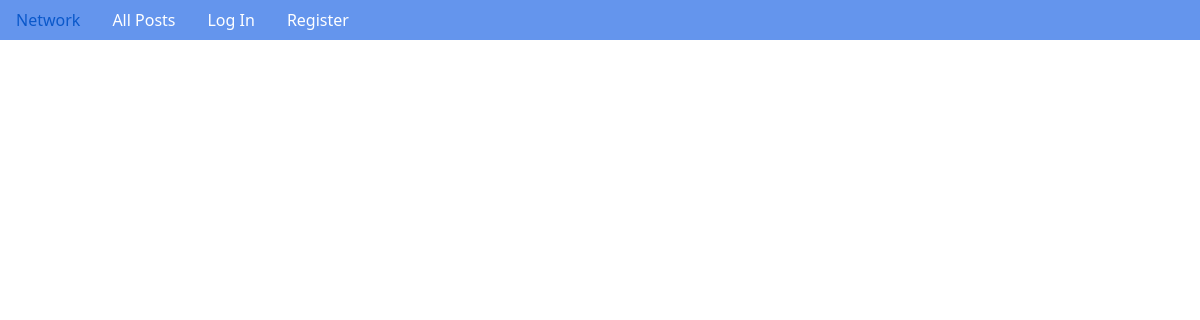
Before: /profile/2 (signed in) with the older database file.
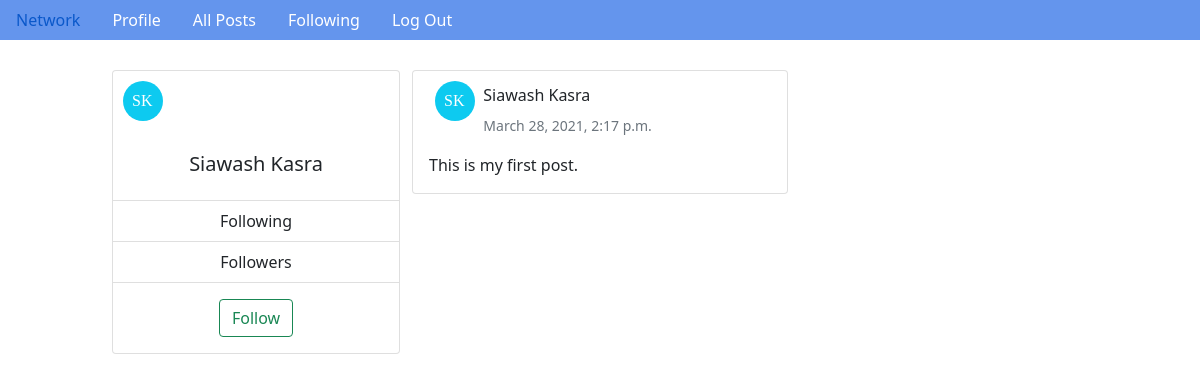
After: the same page with the newer database file.
### network/models.py (models this page shows, shortened)
class User(AbstractUser):
    first_name = models.CharField("First Name", max_length=200)
    last_name = models.CharField("Last Name", max_length=200)
    followers = models.ManyToManyField('self', related_name='followers',blank=True)
    following = models.ManyToManyField('self', related_name='following',blank=True)
    def get_initials(self):
        return self.first_name [:1] + self.last_name [:1]

class Post(models.Model):
    content = models.TextField("Content")
    user = models.ForeignKey(User, on_delete=models.CASCADE, related_name="User")
    timestamp = models.DateTimeField(auto_now_add=True)

### network/views.py (the view)
# urls.py: path("profile/<int:uid>", views.profile, name="profile"),
@login_required
def profile(request, uid):
    posts = Post.objects.filter(user_id=uid).order_by("-timestamp")
    user = User.objects.filter(id=uid).first()
    return render(request, "network/profile.html", {"user": user, "posts": posts})

### network/templates/network/profile.html (shortened to what this page needs)
{% extends "network/layout.html" %}
{% block body %}
<div class="container-fluid">
    <div class="row p-row">
        <div class="col-md-1">
        </div>
        {% if user %}
            <div class="col-md-3">
                <div class="card profile" style="width: 18rem;">
                    <div class="col-md-2">
                        <svg height="50" width="50">
                            <g>
                                <circle cx="30" cy="30" r="20" fill="#0dcaf0" text="Test"></circle>
                                <text x="19" y="35" font-family="Times" font-size="" fill="white">{{ user.get_initials }}</text>
                            </g>
                        </svg>
                    </div>
                    <div class="card-body">
                        <h5 class="card-title">{{ user.first_name}} {{ user.last_name }}</h5>
                    </div>
                    <ul class="list-group list-group-flush">
                        <li class="list-group-item">Following</li>
                        <li class="list-group-item">Followers</li>
                    </ul>
                    <div class="card-body">
                        <button type="button" class="btn btn-outline-success">Follow</button>
                    </div>
                </div>
            </div>
        {% endif %}
        <div class="col-md-4">
            {% if user.is_authenticated %}
                 {% for post in posts %}
                    <div class="card mb-3">
                        <div class="row g-0">
                            <div class="row">
                                <div class="col-md-2">
                                    <svg height="50" width="50">
                                        <g>
                                            <circle cx="30" cy="30" r="20" fill="#0dcaf0" text="Test"></circle>
                                            <text x="19" y="35" font-family="Times" font-size="" fill="white">{{ user.get_initials }}</text>
                                        </g>
                                    </svg>
                                </div>
                                <div class="col-md-10">
                                    <h6 class="card-title">{{ user.first_name}} {{ user.last_name }}</h6>
                                    <p class="card-text"><small class="text-muted">{{ post.timestamp }}</small></p>
                                </div>
                            </div>
                            <div class="col">
                                <div class="card-body">
                                    <p class="card-text">{{ post.content }}</p>
                                </div>
                            </div>
                        </div>
                    </div>
                 {% endfor %}
            {% endif %}
        </div>
        <div class="col-md-2">
        </div>
        <div class="col-md-2">
        </div>
    </div>
{% endblock %}

Changed rows visible on the page:
added User: get_initials "SK", first_name "Siawash", last_name "Kasra"
added Post: timestamp "March 28, 2021, 2:17 p.m.", content "This is my first post."
Other visible differences:
text no longer shown: "Log In Register"
text now shown: "Profile Following Log Out Following Followers Follow"
